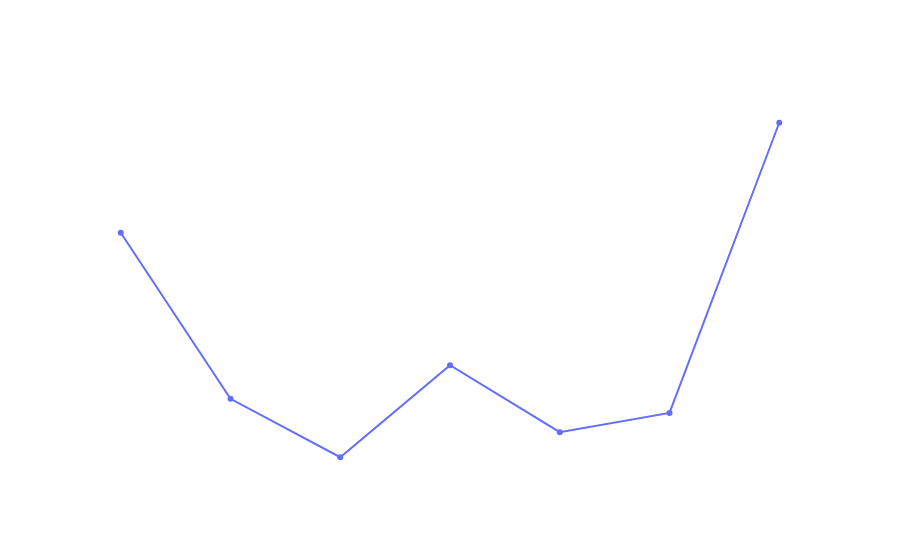

Notebook code cell kept with this figure:
### Code cell
### 4. Average Salary Over Time (by year)
salary_by_year = ai_df.groupby('job_posting_year')['salary'].mean().reset_index()
fig = px.line(salary_by_year, x='job_posting_year', y='salary',
              title='Average Salary Trend Over Time (2020–2026)',
              labels={'job_posting_year': 'Year', 'salary': 'Average Salary (USD)'},
              markers=True)

fig.update_layout(paper_bgcolor='rgba(0,0,0,0)', plot_bgcolor='rgba(0,0,0,0)', font=dict(color='white'),
    xaxis=dict(gridcolor='rgba(255,255,255,0.69)'),
    yaxis=dict(gridcolor='rgba(255,255,255,0.69)')
)

fig.write_image('notebook_images/plot_images/new/eda_04.png', scale=2)
fig.show()

### Figure 1 — Plotly figure (JSON) as saved in the notebook; plotly's stock layout.template omitted (floating-point values rounded to 4 significant figures)
{"data": [{"hovertemplate": "Year=%{x}<br>Average Salary (USD)=%{y}<extra></extra>", "legendgroup": "", "line": {"color": "#636efa", "dash": "solid"}, "marker": {"symbol": "circle"}, "mode": "lines+markers", "name": "", "orientation": "v", "showlegend": false, "x": [2020, 2021, 2022, 2023, 2024, 2025, 2026], "xaxis": "x", "y": [126100.0, 123500.0, 122600.0, 124000.0, 123000.0, 123300.0, 127700.0], "yaxis": "y", "type": "scatter"}], "layout": {"xaxis": {"anchor": "y", "domain": [0.0, 1.0], "title": {"text": "Year"}, "gridcolor": "rgba(255,255,255,0.69)"}, "yaxis": {"anchor": "x", "domain": [0.0, 1.0], "title": {"text": "Average Salary (USD)"}, "gridcolor": "rgba(255,255,255,0.69)"}, "legend": {"tracegroupgap": 0}, "title": {"text": "Average Salary Trend Over Time (2020–2026)"}, "font": {"color": "white"}, "paper_bgcolor": "rgba(0,0,0,0)", "plot_bgcolor": "rgba(0,0,0,0)"}}
